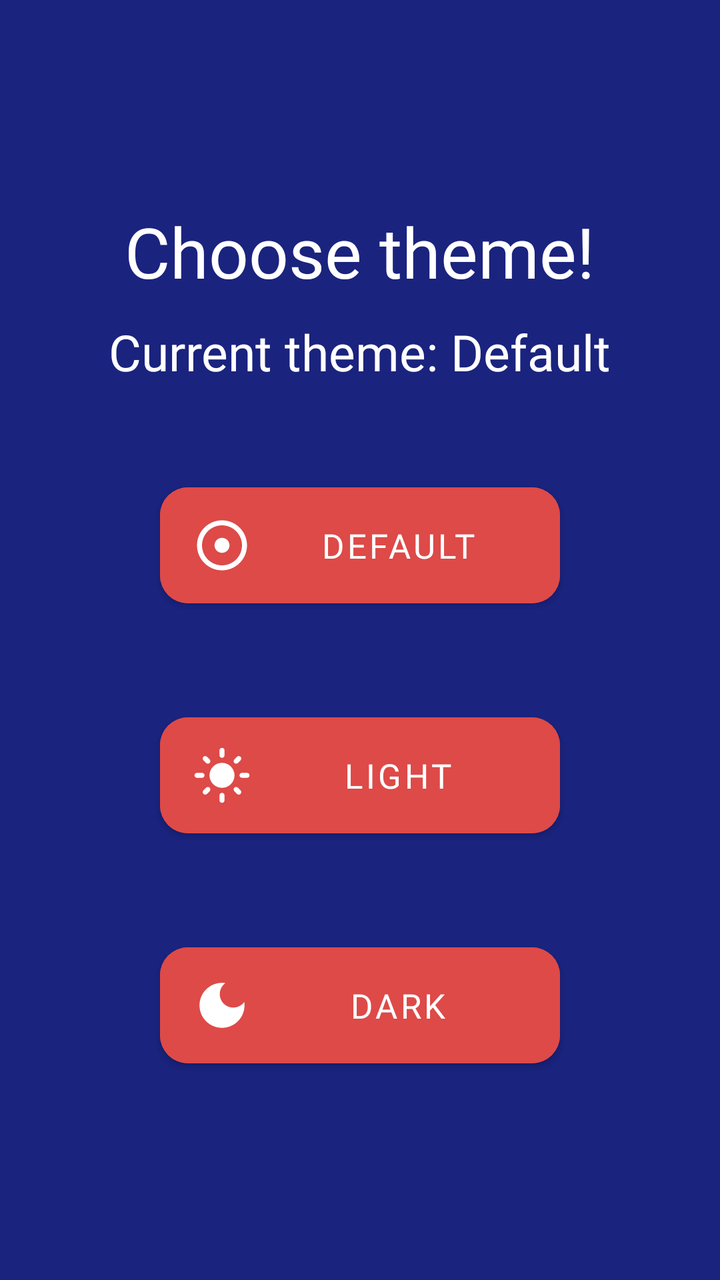
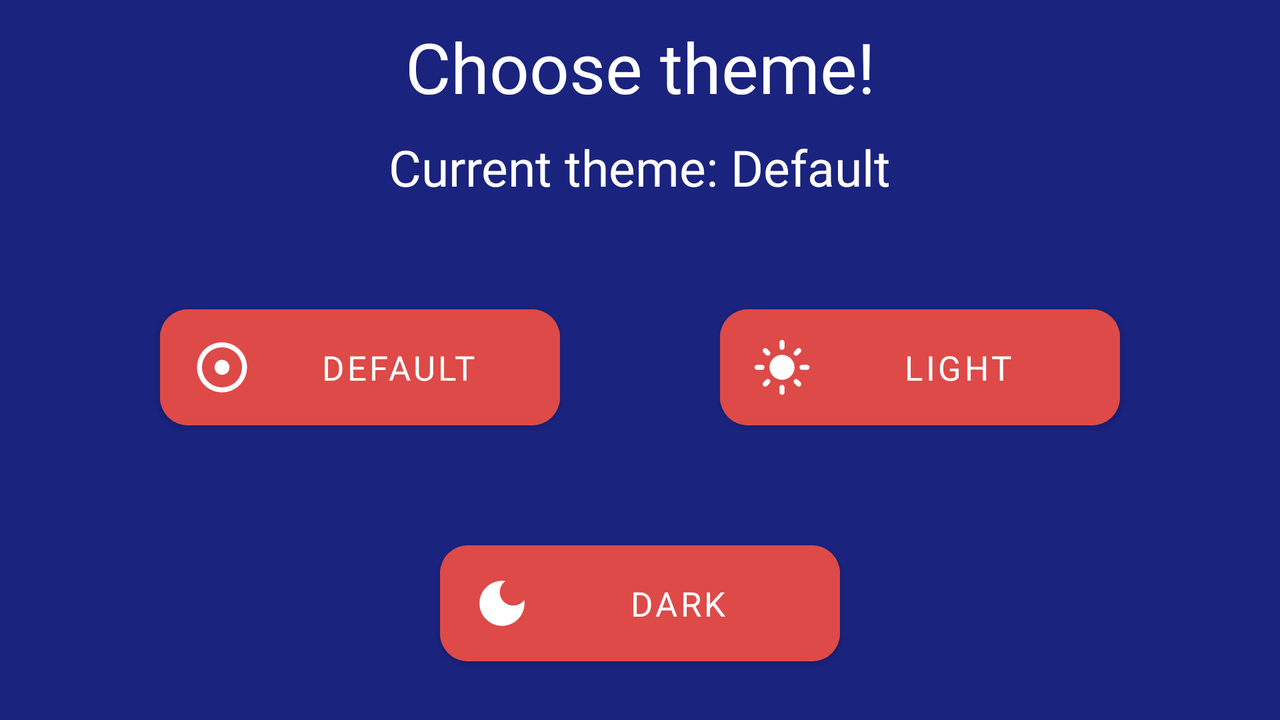

The same Android screen from two of the app's own layout files: first res/layout/ as a phone draws it, then the repository's variant for another configuration, drawn on a device whose configuration selects that folder. Both files follow.
<!-- AndroidManifest.xml: application theme Theme.CitiesApp -->
<!-- res/layout/fragment_themes.xml -->
<?xml version="1.0" encoding="utf-8"?>
<LinearLayout xmlns:android="http://schemas.android.com/apk/res/android"
    xmlns:app="http://schemas.android.com/apk/res-auto"
    xmlns:tools="http://schemas.android.com/tools"
    android:layout_width="match_parent"
    android:layout_height="match_parent"
    android:background="?pageBackground"
    android:gravity="center"
    android:orientation="vertical"
    tools:context=".ui.fragment.ThemesFragment">

    <TextView
        android:id="@+id/themes_header"
        style="@style/TextStyleThemesAppHead"
        android:layout_width="wrap_content"
        android:layout_height="wrap_content"
        android:gravity="center"
        android:text="@string/themes_header" />

    <TextView
        android:id="@+id/current_theme"
        style="@style/TextStyleThemesAppHead"
        android:layout_width="wrap_content"
        android:layout_height="wrap_content"
        android:layout_marginTop="@dimen/layout_margin_10"
        android:textSize="@dimen/text_size_25"
        tools:text="Current theme: Default" />

    <Button
        android:id="@+id/default_theme_button"
        style="@style/ButtonStyle"
        android:text="@string/default_theme_button"
        app:icon="@drawable/ic_default_theme" />

    <Button
        android:id="@+id/light_theme_button"
        style="@style/ButtonStyle"
        android:text="@string/light_theme_button"
        app:icon="@drawable/ic_light_theme" />

    <Button
        android:id="@+id/dark_theme_button"
        style="@style/ButtonStyle"
        android:text="@string/dark_theme_button"
        app:icon="@drawable/ic_dark_theme" />
</LinearLayout>
<!-- resources referenced by this layout -->
<resources>
  <dimen name="layout_margin_10">10dp</dimen>
  <dimen name="text_size_25">25sp</dimen>
  <!-- drawable ic_dark_theme (drawable) -->
  <vector xmlns:android="http://schemas.android.com/apk/res/android"
      android:width="30dp"
      android:height="30dp"
      android:tint="#FFFFFF"
      android:viewportWidth="24"
      android:viewportHeight="24">
      <path
          android:fillColor="@android:color/white"
          android:pathData="M12,3c-4.97,0 -9,4.03 -9,9s4.03,9 9,9s9,-4.03 9,-9c0,-0.46 -0.04,-0.92 -0.1,-1.36c-0.98,1.37 -2.58,2.26 -4.4,2.26c-2.98,0 -5.4,-2.42 -5.4,-5.4c0,-1.81 0.89,-3.42 2.26,-4.4C12.92,3.04 12.46,3 12,3L12,3z" />
  </vector>
  <!-- drawable ic_default_theme (drawable) -->
  <vector xmlns:android="http://schemas.android.com/apk/res/android"
      android:width="30dp"
      android:height="30dp"
      android:tint="#FFFFFF"
      android:viewportWidth="24"
      android:viewportHeight="24">
      <path
          android:fillColor="@android:color/white"
          android:pathData="M12,2C6.49,2 2,6.49 2,12s4.49,10 10,10s10,-4.49 10,-10S17.51,2 12,2zM12,20c-4.41,0 -8,-3.59 -8,-8s3.59,-8 8,-8s8,3.59 8,8S16.41,20 12,20zM15,12c0,1.66 -1.34,3 -3,3s-3,-1.34 -3,-3s1.34,-3 3,-3S15,10.34 15,12z" />
  </vector>
  <string name="dark_theme_button">Dark</string>
  <string name="default_theme_button">Default</string>
  <string name="light_theme_button">Light</string>
  <string name="themes_header">Choose theme!</string>
  <style name="ButtonStyle">
          <item name="android:layout_width">200dp</item>
          <item name="android:layout_height">70dp</item>
          <item name="android:layout_marginTop">@dimen/layout_margin_45</item>
          <item name="android:fontFamily">@font/rubik_medium</item>
          <item name="android:textSize">@dimen/text_size_17</item>
          <item name="android:backgroundTint">?colorPrimary</item>
          <item name="cornerRadius">@dimen/corner_radius</item>
      </style>
  <style name="TextStyleThemesAppHead">
          <item name="android:layout_width">wrap_content</item>
          <item name="android:layout_height">wrap_content</item>
          <item name="android:textSize">@dimen/text_size_35</item>
          <item name="android:fontFamily">@font/rubik_medium</item>
          <item name="android:textColor">@color/white</item>
      </style>
  <style name="Theme.CitiesApp" parent="Theme.MaterialComponents.DayNight.NoActionBar">
          <item name="colorPrimary">@color/red</item>
          <item name="colorPrimaryVariant">@color/dark_blue</item>
          <item name="colorOnPrimary">@color/white</item>
          <item name="colorSecondary">@color/teal_200</item>
          <item name="colorSecondaryVariant">@color/teal_700</item>
          <item name="colorOnSecondary">@color/black</item>
          <item name="android:statusBarColor" tools:targetApi="l">?attr/colorPrimaryVariant</item>
          <item name="pageBackground">@color/blue</item>
      </style>
  <dimen name="layout_margin_45">45dp</dimen>
  <dimen name="text_size_17">17sp</dimen>
  <dimen name="corner_radius">14dp</dimen>
  <dimen name="text_size_35">35sp</dimen>
  <color name="white">#FFFFFFFF</color>
  <color name="red">#FFDD4A48</color>
  <color name="dark_blue">#FF000051</color>
  <color name="teal_200">#FF03DAC5</color>
  <color name="teal_700">#FF018786</color>
  <color name="black">#FF000000</color>
  <color name="blue">#FF1A237E</color>
</resources>
<!-- res/layout-land/fragment_themes.xml (the repository's variant of the layout above) -->
<!-- drawn on the phone turned sideways -->
<?xml version="1.0" encoding="utf-8"?>
<androidx.constraintlayout.widget.ConstraintLayout xmlns:android="http://schemas.android.com/apk/res/android"
    xmlns:app="http://schemas.android.com/apk/res-auto"
    xmlns:tools="http://schemas.android.com/tools"
    android:layout_width="match_parent"
    android:layout_height="match_parent"
    android:background="?pageBackground"
    android:gravity="center">

    <TextView
        android:id="@+id/themes_header"
        style="@style/TextStyleThemesAppHead"
        android:layout_width="wrap_content"
        android:layout_height="wrap_content"
        android:layout_marginTop="@dimen/layout_margin_10"
        android:gravity="center"
        android:text="@string/themes_header"
        app:layout_constraintEnd_toEndOf="parent"
        app:layout_constraintStart_toStartOf="parent"
        app:layout_constraintTop_toTopOf="parent" />

    <TextView
        android:id="@+id/current_theme"
        style="@style/TextStyleThemesAppHead"
        android:layout_width="wrap_content"
        android:layout_height="wrap_content"
        android:layout_marginTop="@dimen/layout_margin_10"
        android:textSize="@dimen/text_size_25"
        app:layout_constraintEnd_toEndOf="parent"
        app:layout_constraintStart_toStartOf="parent"
        app:layout_constraintTop_toBottomOf="@id/themes_header"
        tools:text="Current theme: Default" />

    <Button
        android:id="@+id/default_theme_button"
        style="@style/ButtonStyle"
        android:text="@string/default_theme_button"
        app:icon="@drawable/ic_default_theme"
        app:layout_constraintBottom_toTopOf="@id/dark_theme_button"
        app:layout_constraintEnd_toStartOf="@+id/light_theme_button"
        app:layout_constraintStart_toStartOf="parent"
        app:layout_constraintTop_toBottomOf="@+id/current_theme" />

    <Button
        android:id="@+id/light_theme_button"
        style="@style/ButtonStyle"
        android:text="@string/light_theme_button"
        app:icon="@drawable/ic_light_theme"
        app:layout_constraintBottom_toBottomOf="@id/default_theme_button"
        app:layout_constraintEnd_toEndOf="parent"
        app:layout_constraintStart_toEndOf="@id/default_theme_button" />

    <Button
        android:id="@+id/dark_theme_button"
        style="@style/ButtonStyle"
        android:layout_marginBottom="@dimen/layout_margin_20"
        android:text="@string/dark_theme_button"
        app:icon="@drawable/ic_dark_theme"
        app:layout_constraintBottom_toBottomOf="parent"
        app:layout_constraintEnd_toEndOf="parent"
        app:layout_constraintStart_toStartOf="parent"
        app:layout_constraintTop_toBottomOf="@id/default_theme_button" />
</androidx.constraintlayout.widget.ConstraintLayout>
<!-- resources referenced by the variant -->
<!-- as the phone turned sideways resolves them -->
<resources>
  <dimen name="layout_margin_10">10dp</dimen>
  <dimen name="layout_margin_20">20dp</dimen>
  <dimen name="text_size_25">25sp</dimen>
  <!-- drawable ic_dark_theme (drawable) -->
  <vector xmlns:android="http://schemas.android.com/apk/res/android"
      android:width="30dp"
      android:height="30dp"
      android:tint="#FFFFFF"
      android:viewportWidth="24"
      android:viewportHeight="24">
      <path
          android:fillColor="@android:color/white"
          android:pathData="M12,3c-4.97,0 -9,4.03 -9,9s4.03,9 9,9s9,-4.03 9,-9c0,-0.46 -0.04,-0.92 -0.1,-1.36c-0.98,1.37 -2.58,2.26 -4.4,2.26c-2.98,0 -5.4,-2.42 -5.4,-5.4c0,-1.81 0.89,-3.42 2.26,-4.4C12.92,3.04 12.46,3 12,3L12,3z" />
  </vector>
  <!-- drawable ic_default_theme (drawable) -->
  <vector xmlns:android="http://schemas.android.com/apk/res/android"
      android:width="30dp"
      android:height="30dp"
      android:tint="#FFFFFF"
      android:viewportWidth="24"
      android:viewportHeight="24">
      <path
          android:fillColor="@android:color/white"
          android:pathData="M12,2C6.49,2 2,6.49 2,12s4.49,10 10,10s10,-4.49 10,-10S17.51,2 12,2zM12,20c-4.41,0 -8,-3.59 -8,-8s3.59,-8 8,-8s8,3.59 8,8S16.41,20 12,20zM15,12c0,1.66 -1.34,3 -3,3s-3,-1.34 -3,-3s1.34,-3 3,-3S15,10.34 15,12z" />
  </vector>
  <string name="dark_theme_button">Dark</string>
  <string name="default_theme_button">Default</string>
  <string name="light_theme_button">Light</string>
  <string name="themes_header">Choose theme!</string>
  <style name="ButtonStyle">
          <item name="android:layout_width">200dp</item>
          <item name="android:layout_height">70dp</item>
          <item name="android:layout_marginTop">@dimen/layout_margin_45</item>
          <item name="android:fontFamily">@font/rubik_medium</item>
          <item name="android:textSize">@dimen/text_size_17</item>
          <item name="android:backgroundTint">?colorPrimary</item>
          <item name="cornerRadius">@dimen/corner_radius</item>
      </style>
  <style name="TextStyleThemesAppHead">
          <item name="android:layout_width">wrap_content</item>
          <item name="android:layout_height">wrap_content</item>
          <item name="android:textSize">@dimen/text_size_35</item>
          <item name="android:fontFamily">@font/rubik_medium</item>
          <item name="android:textColor">@color/white</item>
      </style>
  <style name="Theme.CitiesApp" parent="Theme.MaterialComponents.DayNight.NoActionBar">
          <item name="colorPrimary">@color/red</item>
          <item name="colorPrimaryVariant">@color/dark_blue</item>
          <item name="colorOnPrimary">@color/white</item>
          <item name="colorSecondary">@color/teal_200</item>
          <item name="colorSecondaryVariant">@color/teal_700</item>
          <item name="colorOnSecondary">@color/black</item>
          <item name="android:statusBarColor" tools:targetApi="l">?attr/colorPrimaryVariant</item>
          <item name="pageBackground">@color/blue</item>
      </style>
  <dimen name="layout_margin_45">45dp</dimen>
  <dimen name="text_size_17">17sp</dimen>
  <dimen name="corner_radius">14dp</dimen>
  <dimen name="text_size_35">35sp</dimen>
  <color name="white">#FFFFFFFF</color>
  <color name="red">#FFDD4A48</color>
  <color name="dark_blue">#FF000051</color>
  <color name="teal_200">#FF03DAC5</color>
  <color name="teal_700">#FF018786</color>
  <color name="black">#FF000000</color>
  <color name="blue">#FF1A237E</color>
</resources>
